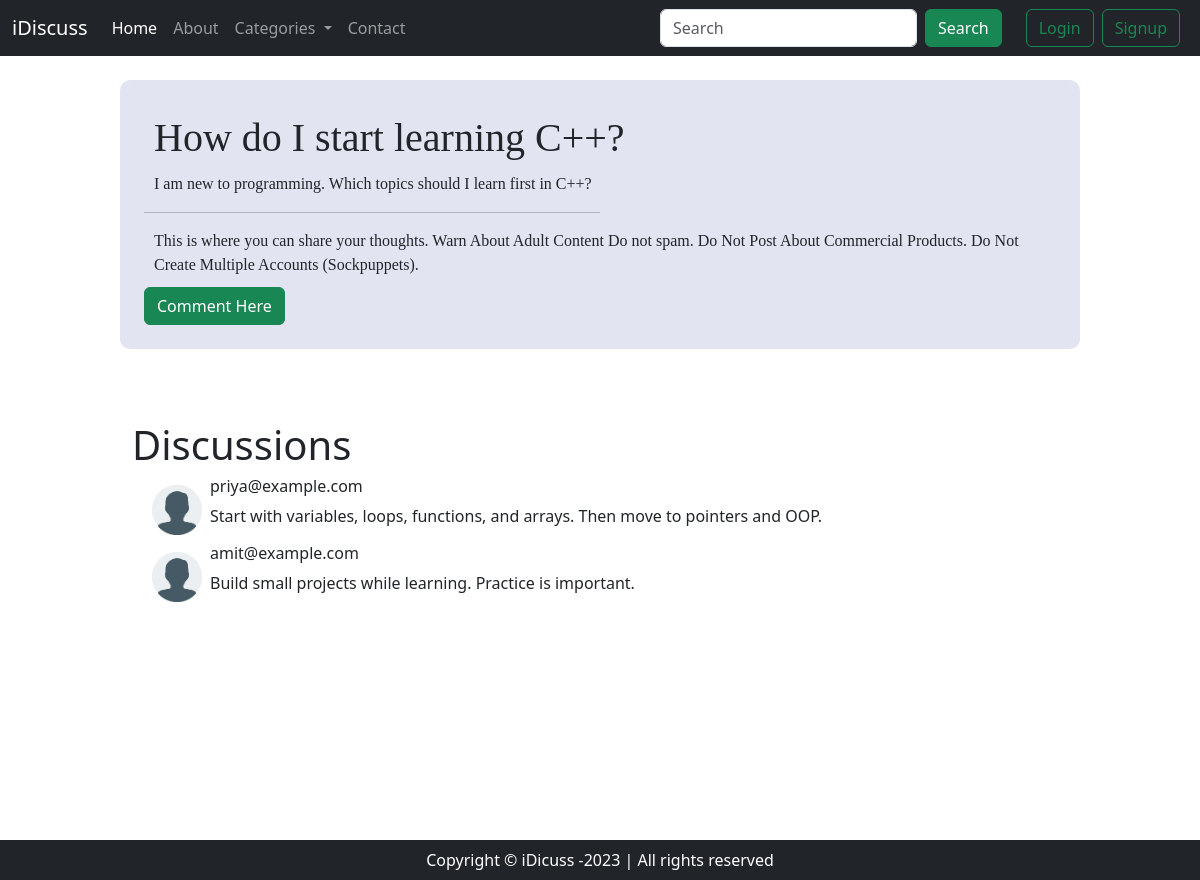
The page /thread.php?thread_id=1 on the database its author committed.
### tables this page shows
CREATE TABLE IF NOT EXISTS threads (
    thread_id INT NOT NULL AUTO_INCREMENT,
    thread_title VARCHAR(255) NOT NULL,
    thread_desc TEXT NOT NULL,
    thread_user_id INT NOT NULL,
    thread_cat_id INT NOT NULL,
    `timestamp` DATETIME NOT NULL DEFAULT CURRENT_TIMESTAMP,
    PRIMARY KEY (thread_id),
    FULLTEXT KEY ft_threads_title_desc (thread_title, thread_desc),
    KEY idx_threads_category (thread_cat_id),
    KEY idx_threads_user (thread_user_id)
);

CREATE TABLE IF NOT EXISTS comments (
    comment_id INT NOT NULL AUTO_INCREMENT,
    comment_content TEXT NOT NULL,
    thread_id INT NOT NULL,
    comment_by INT NOT NULL,
    `timestamp` DATETIME NOT NULL DEFAULT CURRENT_TIMESTAMP,
    PRIMARY KEY (comment_id),
    KEY idx_comments_thread (thread_id),
    KEY idx_comments_user (comment_by)
);

CREATE TABLE IF NOT EXISTS users (
    user_id INT NOT NULL AUTO_INCREMENT,
    user_email VARCHAR(255) NOT NULL,
    user_pass VARCHAR(255) NOT NULL,
    `timestamp` DATETIME NOT NULL DEFAULT CURRENT_TIMESTAMP,
    PRIMARY KEY (user_id),
    UNIQUE KEY uq_users_email (user_email)
);

### thread.php (the view, shortened to what this page needs)
<!doctype html>
<html lang="en">
<head>
    <link href="https://cdn.jsdelivr.net/npm/bootstrap@5.3.1/dist/css/bootstrap.min.css" rel="stylesheet"
>
</head>
<body>
    <?php require 'partials/_dbconnect.php' ;
        require 'partials/_nav.php' ;
    ?>
    <?php
        $thread_id = $_GET['thread_id'];
        $sql = 'SELECT * FROM `threads` WHERE `thread_id` = '.$thread_id.';';
        $result = mysqli_query($conn,$sql);
        while($row = mysqli_fetch_assoc($result)){
            $title = $row['thread_title'];
            $desc = $row['thread_desc'];
            $title = str_replace("<","&lt",$title);
            $title = str_replace("<","&gt",$title);
            $desc = str_replace("<","&lt",$desc);
            $desc = str_replace("<","&gt",$desc);
        }
        if(isset($_SESSION['loggedin']) && $_SESSION['loggedin'] == 1){
            $modal = "newCommentModal";
            $loggedin = true;
        }
        else{
            $modal = "notLoggedinModal";
        }
    ?>
    <div class="container cnt my-4">
        <h1 class="forum_heading">
            <?php echo $title; ?>
        </h1>
        <p class="forum_desc">
            <?php echo $desc; ?>
        </p>
        <hr width="50%">
        <p class="forum_desc">This is where you can share your thoughts.
            Warn About Adult Content
            Do not spam.
            Do Not Post About Commercial Products.
            Do Not Create Multiple Accounts (Sockpuppets).
        </p>
        <button type="button" class="btn btn-success " data-bs-toggle="modal" data-bs-target="#<?php echo $modal;?>">Comment Here </button>
    </div>
    <div class="container my-5" style=" max-width:120vh; min-height:40vh">
        <h1>Discussions</h1>
        <?php
            $sql = 'SELECT * FROM `comments` WHERE thread_id = '.$thread_id.'';
            $result = mysqli_query($conn,$sql);
            while($row = mysqli_fetch_assoc($result)){
                $comment_content = $row['comment_content'];
                $comment_content = str_replace("<","&lt",$comment_content);
                $comment_content = str_replace("<","&gt",$comment_content);
                $user_id = $row['comment_by'];
                $sql2 = 'SELECT user_email FROM `users` WHERE user_id = '.$user_id.'';
                $result2 = mysqli_query($conn,$sql2);
                $row2 = mysqli_fetch_assoc($result2);
                $user = $row2['user_email'];
                echo '
                <div class="container">
                    <img class="mx-2 my-2" src="static/default_user.png" width="50px" style="float:left;" alt="">
                    <h6>'.$user.'</h6>
                    <p>'.$comment_content.'</p>
                </div>';
            }
        ?>
    </div>
    <?php require 'partials/_footer.php' ;?>
</body>
</html>

### thread.php (style rules this page uses)
body { min-height:100vh; }
.cnt { background-color: rgb(226, 229, 241); max-width: 120vh; min-height: 25vh; margin: auto; border-radius: 10px; padding: 2%; }
.forum_heading,.button_thread,.forum_desc { margin: 10px; max-width: 95%; font-family: 'Times New Roman', Times, serif; }

### partials/_footer.php (style rules this page uses)
body { min-height: 110vh; display: flex; flex-direction: column; }

### rows shown on the page
threads: thread_title "How do I start learning C++?", thread_desc "I am new to programming. Which topics should I learn first in C++?"
comments: users.user_email "priya@example.com", comment_content "Start with variables, loops, functions, and arrays. Then move to pointers and OOP."
comments: users.user_email "amit@example.com", comment_content "Build small projects while learning. Practice is important."
